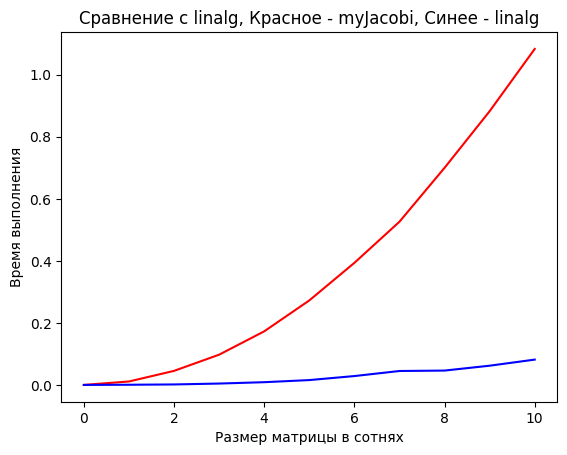

Recreate this plot in Python.
import numpy as np
import matplotlib.pyplot as plt
import time
from math import *

def diff(a, b):
	res = 0
	n = np.size(a)
	for i in range(n):
		res += (a[i] - b[i])**2
	return sqrt(res)

def toFixed(num, digits=0):
	return f"{num:.{digits}f}"

def diagDomination(A):
	n = np.size(A[0])
	for i in range(n):
		jmax = 0
		max = 0
		for j in range(n):
			if abs(A[i][j]) > abs(max):
				max = A[i][j]
				jmax = j
		if A[i][i] != A[i][jmax]:
			A[i][i], A[i][jmax] = A[i][jmax], A[i][i]
	return A

def Jacobi(A, f, x):
	n = np.size(f)
	xnew = np.zeros(n)
	n = np.size(f)
	for i in range(n):
		s = 0
		for j in range(i):
			s += A[i][j] * x[j]
		for j in range(i + 1, n):
			s += A[i][j] * x[j]
		xnew[i] = (f[i] - s) / A[i][i]
	return xnew

def solve(A, f):
	n = np.size(f)
	xnew = np.zeros(n)
	while True:
		x = np.array(xnew)
		xnew = Jacobi(A, f, x)
		if diff(x, xnew) < eps:
			break
	return xnew

eps = 0.1
n = 100
i = 0
res_jacobi = [0.0]
res_linalg = [0.0]
while True:
	A = np.random.rand(n, n)
	A = diagDomination(A)
	f = np.random.rand(n)
	x1 = np.zeros(n)

	start_time = time.time()
	x1 = Jacobi(A, f, x1)
	res_jacobi.append(float(toFixed(time.time() - start_time, 19)))
	print("n = %s:\n myJacobi(): %s s" % (n, res_jacobi[i+1]))

	x2 = np.zeros(n)
	start_time = time.time()
	x2 = np.linalg.solve(A, f)
	res_linalg.append(float(toFixed(time.time() - start_time, 19)))
	print(" linalg.solve(): %s s" % res_linalg[i+1])
	n += 100
	if res_jacobi[i+1] > 1 or res_linalg[i+1] > 1:
		break
	i += 1
	print(" accuracy ||x1 - x2|| = %s\n" % diff(x1, x2))

fig, ax = plt.subplots()
ax.set(facecolor = 'white',
	title = 'Сравнение с linalg, Красное - myJacobi, Синее - linalg',
	xlabel = 'Размер матрицы в сотнях',
	ylabel = 'Время выполнения')
ax.plot(res_jacobi, color = 'r')
ax.plot(res_linalg, color = 'b')
plt.savefig('jacobi.png', bbox_inches='tight')
plt.show()

